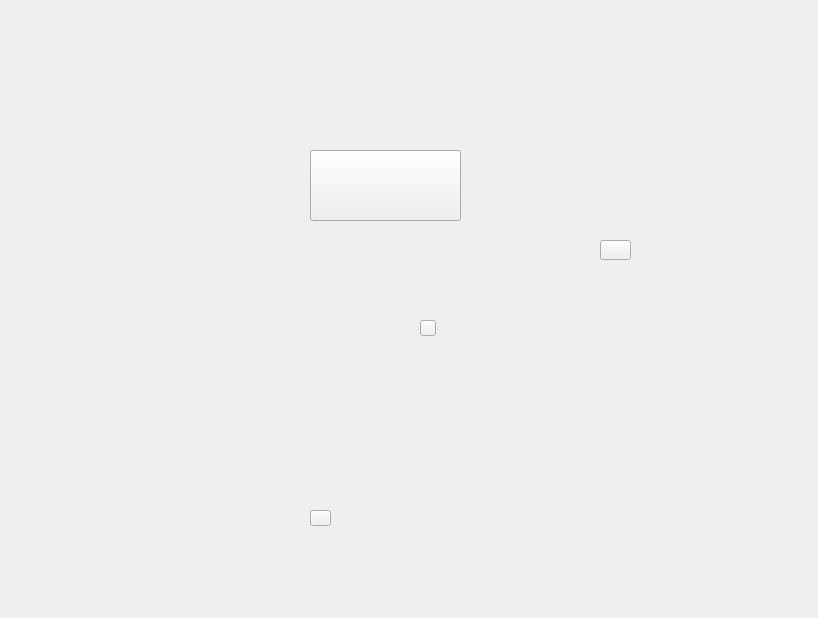
<?xml version="1.0" encoding="UTF-8"?>
<ui version="4.0">
 <class>kamer_grot</class>
 <widget class="QWidget" name="kamer_grot">
  <property name="geometry">
   <rect>
    <x>0</x>
    <y>0</y>
    <width>818</width>
    <height>618</height>
   </rect>
  </property>
  <property name="minimumSize">
   <size>
    <width>818</width>
    <height>618</height>
   </size>
  </property>
  <property name="maximumSize">
   <size>
    <width>818</width>
    <height>618</height>
   </size>
  </property>
  <property name="windowTitle">
   <string>Form</string>
  </property>
  <widget class="QPushButton" name="knop_spiegel">
   <property name="geometry">
    <rect>
     <x>310</x>
     <y>150</y>
     <width>151</width>
     <height>71</height>
    </rect>
   </property>
   <property name="text">
    <string/>
   </property>
  </widget>
  <widget class="QPushButton" name="knop_zo">
   <property name="geometry">
    <rect>
     <x>600</x>
     <y>240</y>
     <width>31</width>
     <height>20</height>
    </rect>
   </property>
   <property name="text">
    <string/>
   </property>
  </widget>
  <widget class="QPushButton" name="knop_n">
   <property name="geometry">
    <rect>
     <x>310</x>
     <y>510</y>
     <width>21</width>
     <height>16</height>
    </rect>
   </property>
   <property name="maximumSize">
    <size>
     <width>200</width>
     <height>16777215</height>
    </size>
   </property>
   <property name="text">
    <string/>
   </property>
  </widget>
  <widget class="QPushButton" name="knop_w">
   <property name="geometry">
    <rect>
     <x>420</x>
     <y>320</y>
     <width>16</width>
     <height>16</height>
    </rect>
   </property>
   <property name="text">
    <string/>
   </property>
  </widget>
  <widget class="QLabel" name="plaatje">
   <property name="geometry">
    <rect>
     <x>9</x>
     <y>9</y>
     <width>800</width>
     <height>601</height>
    </rect>
   </property>
   <property name="text">
    <string/>
   </property>
   <property name="pixmap">
    <pixmap resource="djog_nanos_2018.qrc">:/plaatjes/laboratorium.jpg</pixmap>
   </property>
  </widget>
  <zorder>plaatje</zorder>
  <zorder>knop_spiegel</zorder>
  <zorder>knop_zo</zorder>
  <zorder>knop_n</zorder>
  <zorder>knop_w</zorder>
 </widget>
 <resources>
  <include location="djog_nanos_2018.qrc"/>
 </resources>
 <connections/>
</ui>
